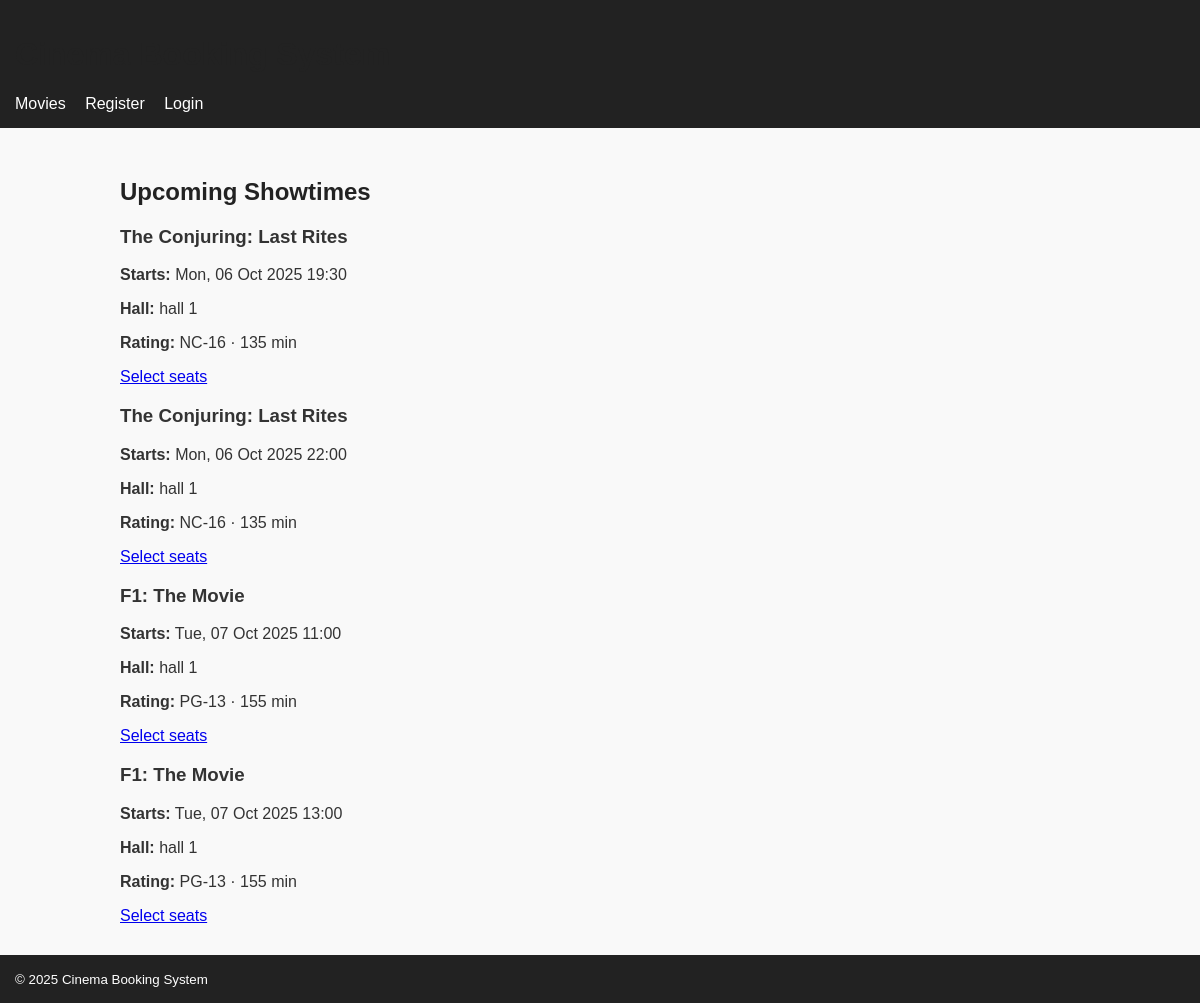
Page /pages/showtimes.php on the committed database.
### tables this page shows
CREATE TABLE `showtimes` (
  `id` int(10) UNSIGNED NOT NULL,
  `movies_id` int(10) UNSIGNED NOT NULL,
  `hall_id` int(10) UNSIGNED NOT NULL,
  `starts_at` datetime NOT NULL
);

CREATE TABLE `movies` (
  `id` int(10) UNSIGNED NOT NULL,
  `title` varchar(200) NOT NULL,
  `description` text DEFAULT NULL,
  `runtime_min` int(10) UNSIGNED DEFAULT NULL,
  `rating` enum('G','PG','PG-13','NC-16','M18','R21') DEFAULT NULL,
  `poster_url` varchar(500) DEFAULT NULL,
  `created_at` timestamp NULL DEFAULT current_timestamp()
);

CREATE TABLE `halls` (
  `id` int(10) UNSIGNED NOT NULL,
  `name` varchar(50) NOT NULL,
  `rows_count` int(10) UNSIGNED NOT NULL,
  `cols_count` int(10) UNSIGNED NOT NULL
);

### pages/showtimes.php (the view, shortened to what this page needs)
<?php
require_once __DIR__ . '/../includes/init.php';
require_once __DIR__ . '/../includes/header.php';
$sql = "
SELECT s.id AS showtime_id, s.starts_at, h.name AS hall_name,
       m.title, m.rating, m.runtime_min
FROM showtimes s
JOIN movies m ON m.id = s.movies_id
JOIN halls  h ON h.id = s.hall_id
WHERE s.starts_at >= NOW()
ORDER BY s.starts_at ASC
";
$rows = $pdo->query($sql)->fetchAll();
?>
<h2>Upcoming Showtimes</h2>
<div class="grid">
  <?php foreach ($rows as $r): ?>
    <div class="card">
      <h3><?= htmlspecialchars($r['title']) ?></h3>
      <p><strong>Starts:</strong> <?= htmlspecialchars(date('D, d M Y H:i', strtotime($r['starts_at']))) ?></p>
      <p><strong>Hall:</strong> <?= htmlspecialchars($r['hall_name']) ?></p>
      <p><strong>Rating:</strong> <?= htmlspecialchars($r['rating'] ?? '—') ?> &middot; <?= (int)$r['runtime_min'] ?> min</p>
      <a class="button" href="/cinema-booking-system/pages/book.php?showtime_id=<?= (int)$r['showtime_id'] ?>">Select seats</a>
    </div>
  <?php endforeach; ?>
</div>
<?php require_once __DIR__ . '/../includes/footer.php'; ?>

### assets/styles.css (style rules this page uses)
body { font-family: Arial, sans-serif; margin:0; padding:0; background:#f9f9f9; color:#333; }
h1,h2 { color:#222; }

### rows in the picture
showtimes: movies.title "The Conjuring: Last Rites", starts_at "Mon, 06 Oct 2025 19:30", hall.name "hall 1", movies.rating "NC-16", movies.runtime_min "135"
showtimes: movies.title "The Conjuring: Last Rites", starts_at "Mon, 06 Oct 2025 22:00", hall.name "hall 1", movies.rating "NC-16", movies.runtime_min "135"
showtimes: movies.title "F1: The Movie", starts_at "Tue, 07 Oct 2025 11:00", hall.name "hall 1", movies.rating "PG-13", movies.runtime_min "155"
showtimes: movies.title "F1: The Movie", starts_at "Tue, 07 Oct 2025 13:00", hall.name "hall 1", movies.rating "PG-13", movies.runtime_min "155"
